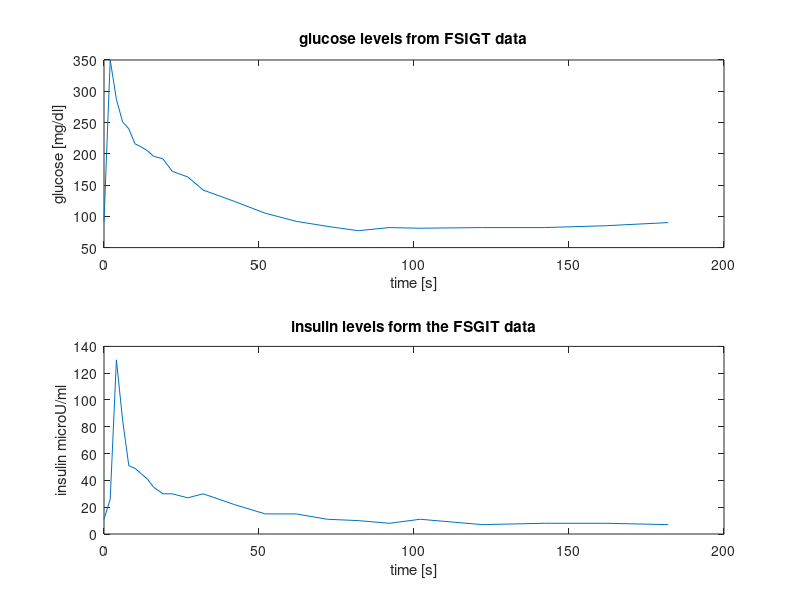

MATLAB code to generate this figure:
t0 = 0;
tfin = 182;
dt = 2;

glucose = [92 350 287 251 240 216 211 205 196 192 172 163 142 124 105 92 84 77 82 81 82 82 85 90];

insulin = [11 26 130 85 51 49 45 41 35 30 30 27 30 22 15 15 11 10 8 11 7 8 8 7];

t = [0 2 4 6 8 10 12 14 16 19 22 27 32 42 52 62 72 82 92 102 122 142 162 182];

%t = (t0:dt:tfin);

figure;

subplot(2,1,1);
plot(t, glucose);
xlabel("time [s]");
ylabel("glucose [mg/dl]");
title("glucose levels from FSIGT data");

hold on;

subplot(2,1,2);
plot(t, insulin);
xlabel("time [s]");
ylabel("insulin microU/ml");
title("insulin levels form the FSGIT data");
